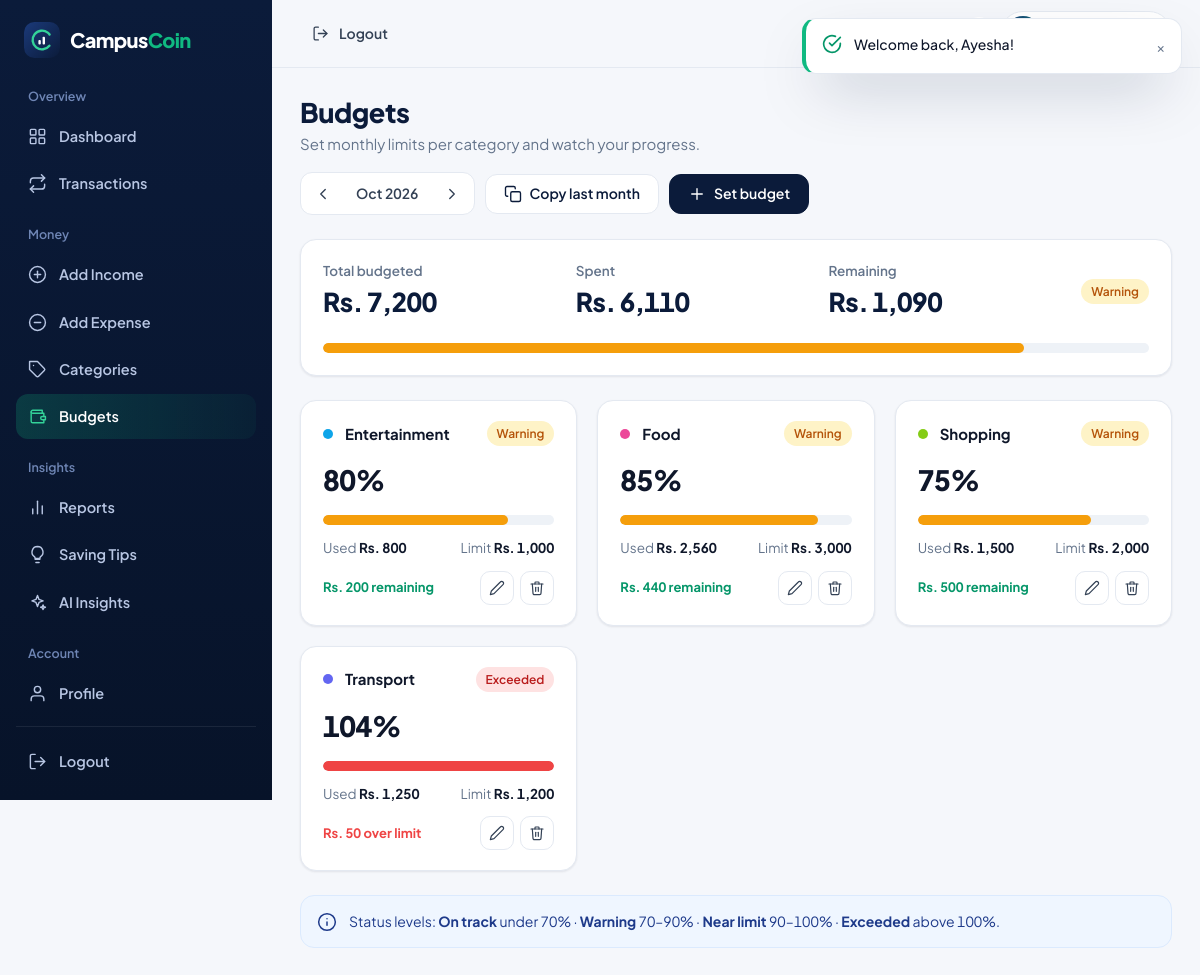
Page /student/budgets.php (signed in) on the committed database.
### tables this page shows
CREATE TABLE `budgets` (
    `id` INT UNSIGNED NOT NULL AUTO_INCREMENT,
    `user_id` INT UNSIGNED NOT NULL,
    `category_id` INT UNSIGNED NOT NULL,
    `month` CHAR(7) NOT NULL COMMENT 'YYYY-MM',
    `limit_amount` DECIMAL(12,2) NOT NULL,
    `created_at` DATETIME NOT NULL DEFAULT CURRENT_TIMESTAMP,
    PRIMARY KEY (`id`),
    UNIQUE KEY `uq_budget_user_cat_month` (`user_id`, `category_id`, `month`),
    KEY `idx_budgets_user_month` (`user_id`, `month`),
    CONSTRAINT `fk_budgets_user` FOREIGN KEY (`user_id`) REFERENCES `users` (`id`) ON DELETE CASCADE,
    CONSTRAINT `fk_budgets_category` FOREIGN KEY (`category_id`) REFERENCES `categories` (`id`) ON DELETE CASCADE
  );

CREATE TABLE `categories` (
    `id` INT UNSIGNED NOT NULL AUTO_INCREMENT,
    `name` VARCHAR(40) NOT NULL,
    `type` ENUM('income','expense') NOT NULL,
    `user_id` INT UNSIGNED NULL,
    `is_default` TINYINT(1) NOT NULL DEFAULT 0,
    `is_active` TINYINT(1) NOT NULL DEFAULT 1,
    `created_at` DATETIME NOT NULL DEFAULT CURRENT_TIMESTAMP,
    PRIMARY KEY (`id`),
    KEY `idx_categories_user` (`user_id`),
    KEY `idx_categories_type` (`type`, `is_default`, `is_active`),
    CONSTRAINT `fk_categories_user` FOREIGN KEY (`user_id`) REFERENCES `users` (`id`) ON DELETE CASCADE
  );

### includes/auth.php (called while the page is built, shortened)
<?php
require_once __DIR__ . '/functions.php';
require_once __DIR__ . '/../config/database.php';
function currentUser(bool $reload = false): ?array
{
    static $loaded = false, $user = null;
    if (!$loaded) {
        $user = null;
        if (!empty($_SESSION['uid'])) {
            $accountType = ($_SESSION['account_type'] ?? 'student') === 'admin' ? 'admin' : 'student';
            $row = $accountType === 'admin'
                ? dbRow("SELECT id, name, email, 'admin' AS role, NULL AS academic_year, 0 AS monthly_savings_goal,
                                status, NULL AS avatar, must_change_password, created_at
                         FROM admins WHERE id = ?", [(int) $_SESSION['uid']])
                : dbRow("SELECT id, name, email, 'student' AS role, academic_year, monthly_savings_goal,
                                status, avatar, must_change_password, created_at
                         FROM users WHERE id = ?", [(int) $_SESSION['uid']]);
            if ($row && $row['status'] === 'active') {
                $user = $row;
            }
        }
    }
    return $user;
}
function requireLogin(): array
{
    $u = currentUser();
    return $u;
}
function requireStudent(): array
{
    $u = requireLogin();
    return $u;
}

### config/database.php (called while the page is built, shortened)
<?php
function db(): PDO
{
    static $pdo = null;
    if ($pdo instanceof PDO) {
        return $pdo;
    }
    $host = env('DB_HOST', 'localhost');
    $port = env('DB_PORT', '3306');
    $name = env('DB_NAME', 'campuscoin');
    $user = env('DB_USER', 'root');
    $pass = env('DB_PASS', '');
    try {
        $pdo = new PDO(
            "mysql:host={$host};port={$port};dbname={$name};charset=utf8mb4",
            $user,
            $pass,
            [
                PDO::ATTR_ERRMODE            => PDO::ERRMODE_EXCEPTION,
                PDO::ATTR_DEFAULT_FETCH_MODE => PDO::FETCH_ASSOC,
                PDO::ATTR_EMULATE_PREPARES   => false,
            ]
        );
    } catch (PDOException $e) {
        error_log('CampusCoin DB connection failed: ' . $e->getMessage());
        renderErrorPage(
            500,
            'We can\'t reach the database',
            'CampusCoin could not connect to MySQL. Make sure MySQL is running in XAMPP and that the "campuscoin" database has been imported (see README.md).',
            'database',
            APP_DEBUG ? $e->getMessage() : null
        );
    }
    return $pdo;
}
function dbRun(string $sql, array $params = []): PDOStatement
{
    $st = db()->prepare($sql);
    $st->execute($params);
    return $st;
}
function dbAll(string $sql, array $params = []): array
{
    return dbRun($sql, $params)->fetchAll(PDO::FETCH_ASSOC);
}
function dbRow(string $sql, array $params = []): ?array
{
    $row = dbRun($sql, $params)->fetch(PDO::FETCH_ASSOC);
    return $row === false ? null : $row;
}

### student/budgets.php (the view, shortened to what this page needs)
<?php
require_once __DIR__ . '/../includes/auth.php';
$user = requireStudent();
$uid  = (int) $user['id'];
$ym = normalizeMonth(post('month') ?: query('month'));
$budgets = getBudgetUsage($uid, $ym);
$totalLimit = array_sum(array_column($budgets, 'limit_amount'));
$totalUsed  = array_sum(array_column($budgets, 'used'));
$overall    = budgetLevel($totalUsed, $totalLimit);
$prevYm = shiftMonth($ym, -1);
$nextYm = shiftMonth($ym, 1);
require __DIR__ . '/../includes/header.php';
pageHead('Budgets', 'Set monthly limits per category and watch your progress.',
    '<div class="month-nav"><a href="?month=' . e($prevYm) . '" aria-label="Previous month">' . icon('chevron-left', 18) . '</a><span>' . e(monthLabel($ym, true)) . '</span><a href="?month=' . e($nextYm) . '" aria-label="Next month">' . icon('chevron-right', 18) . '</a></div>'
    . '<form method="post" class="inline">' . csrfField() . '<input type="hidden" name="action" value="copy"><input type="hidden" name="month" value="' . e($ym) . '"><button type="submit" class="btn btn-outline">' . icon('copy', 18) . ' Copy last month</button></form>'
    . '<button type="button" class="btn btn-primary" data-modal-open="budgetModal">' . icon('plus', 18) . ' Set budget</button>');
?>
<?php if (!$budgets): ?>
    <section class="card"><?= emptyState('wallet', 'No budgets for ' . monthLabel($ym), 'Budgets make overspending visible before it happens. Start with the categories you spend on most.',
        '<button type="button" class="btn btn-primary" data-modal-open="budgetModal">Set your first budget</button>') ?></section>
<?php else: ?>
    <section class="card">
        <div class="card-body">
            <div class="row between wrap">
                <div><div class="stat-label">Total budgeted</div><div class="stat-value" <?= amountAttrs($totalLimit) ?>><?= e(money($totalLimit)) ?></div></div>
                <div><div class="stat-label">Spent</div><div class="stat-value amt-expense" <?= amountAttrs($totalUsed) ?>><?= e(money($totalUsed)) ?></div></div>
                <div><div class="stat-label"><?= $totalLimit - $totalUsed >= 0 ? 'Remaining' : 'Over budget' ?></div><div class="stat-value <?= $totalLimit - $totalUsed >= 0 ? 'amt-income' : 'amt-expense' ?>"><?= e(money(abs($totalLimit - $totalUsed))) ?></div></div>
                <div><?= levelBadge($overall) ?></div>
            </div>
            <div class="mt-3"><?= progressBar($overall) ?></div>
        </div>
    </section>
    <section class="grid grid-3">
        <?php foreach ($budgets as $b): $lv = $b['level']; ?>
            <article class="card budget-card">
                <div class="row between">
                    <div class="row"><span class="cat-dot" style="background:<?= e(categoryColor((int) $b['category_id'])) ?>;margin:0"></span><strong class="budget-name"><?= e($b['name']) ?></strong></div>
                    <?= levelBadge($lv) ?>
                </div>
                <div class="budget-pct"><?= (int) round($lv['pct']) ?>%</div>
                <?= progressBar($lv) ?>
                <div class="amounts"><span>Used <b><?= e(money($b['used'])) ?></b></span><span>Limit <b><?= e(money($b['limit_amount'])) ?></b></span></div>
                <div class="row between">
                    <span class="<?= $b['remaining'] >= 0 ? 'amt-income' : 'amt-expense' ?> text-sm"><?= $b['remaining'] >= 0 ? e(money($b['remaining'])) . ' remaining' : e(money(-$b['remaining'])) . ' over limit' ?></span>
                    <span class="actions">
                        <button type="button" class="icon-btn icon-action" aria-label="Edit budget for <?= e($b['name']) ?>" data-modal-open="budgetModal" data-fill-cat="<?= (int) $b['category_id'] ?>" data-fill-limit="<?= e(rtrim(rtrim(number_format($b['limit_amount'], 2, '.', ''), '0'), '.')) ?>"><?= icon('edit', 16) ?></button>
                        <form method="post" class="inline">
                            <button type="button" class="icon-btn icon-action danger" aria-label="Remove budget for <?= e($b['name']) ?>" data-confirm="Remove the <?= e($b['name']) ?> budget for <?= e(monthLabel($ym)) ?>?" data-confirm-title="Remove budget?" data-confirm-label="Remove"><?= icon('trash', 16) ?></button></form>
                    </span>
                </div>
            </article>
        <?php endforeach; ?>
    </section>
    <div class="alert alert-info"><?= icon('info', 20) ?><span>Status levels: <b>On track</b> under 70% · <b>Warning</b> 70–90% · <b>Near limit</b> 90–100% · <b>Exceeded</b> above 100%.</span></div>
<?php endif; ?>
<?php require __DIR__ . '/../includes/footer.php'; ?>

### includes/icons.php (shortened to what this page needs)
<?php
function icon(string $name, int $size = 20, string $class = ''): string
{
    $p = $paths[$name] ?? $paths['info'];
    return '<svg class="icon' . ($class !== '' ? ' ' . $class : '') . '" width="' . $size . '" height="' . $size
        . '" viewBox="0 0 24 24" fill="none" stroke="currentColor" stroke-width="1.8" stroke-linecap="round" stroke-linejoin="round" aria-hidden="true" focusable="false">'
        . $p . '</svg>';
}
function logoMark(int $size = 36): string
{
    return '<svg class="logo-mark" width="' . $size . '" height="' . $size . '" viewBox="0 0 48 48" aria-hidden="true" focusable="false">'
        . '<defs><linearGradient id="lgA" x1="0" y1="0" x2="1" y2="1"><stop offset="0" stop-color="#1B3A7A"/><stop offset="1" stop-color="#0B1B3A"/></linearGradient></defs>'
        . '<rect width="48" height="48" rx="14" fill="url(#lgA)"/>'
        . '<circle cx="24" cy="24" r="12.5" fill="none" stroke="#34D399" stroke-width="3.2" stroke-dasharray="62 20" stroke-linecap="round" transform="rotate(38 24 24)"/>'
        . '<rect x="19.2" y="24" width="3.2" height="6" rx="1.2" fill="#fff"/>'
        . '<rect x="24.8" y="19.5" width="3.2" height="10.5" rx="1.2" fill="#fff"/>'
        . '<rect x="30.4" y="22" width="0" height="0"/>'
        . '</svg>';
}
function logoFull(string $theme = 'dark', int $size = 36): string
{
    return '<span class="logo logo-' . e($theme) . '">' . logoMark($size)
        . '<span class="logo-word">Campus<span>Coin</span></span></span>';
}

### includes/functions.php (shortened to what this page needs)
<?php
require_once __DIR__ . '/icons.php';
function e($value): string
{
    return htmlspecialchars((string) $value, ENT_QUOTES | ENT_SUBSTITUTE, 'UTF-8');
}
function post(string $key, string $default = ''): string
{
    $v = $_POST[$key] ?? $default;
    return is_string($v) ? trim($v) : $default;
}
function query(string $key, string $default = ''): string
{
    $v = $_GET[$key] ?? $default;
    return is_string($v) ? trim($v) : $default;
}
function normalizeMonth(?string $m): string
{
    return ($m && preg_match('/^\d{4}-(0[1-9]|1[0-2])$/', $m)) ? $m : date('Y-m');
}
function monthBounds(string $ym): array
{
    $start = $ym . '-01';
    return [$start, date('Y-m-t', strtotime($start))];
}
function monthLabel(string $ym, bool $short = false): string
{
    return date($short ? 'M Y' : 'F Y', strtotime($ym . '-01'));
}
function money($amount, bool $signed = false): string
{
    $n   = (float) $amount;
    $abs = abs($n);
    $txt = (floor($abs) == $abs) ? number_format($abs, 0) : number_format($abs, 2);
    $sign = $n < 0 ? '-' : ($signed && $n > 0 ? '+' : '');
    return $sign . CURRENCY . ' ' . $txt;
}
function initials(string $name): string
{
    $parts = preg_split('/\s+/', trim($name)) ?: [];
    $out = '';
    foreach (array_slice($parts, 0, 2) as $p) {
        $out .= mb_strtoupper(mb_substr($p, 0, 1));
    }
    return $out !== '' ? $out : 'U';
}
function categoryColor(int $id): string
{
    static $palette = ['#10B981', '#3B82F6', '#F59E0B', '#8B5CF6', '#EF4444', '#14B8A6', '#EC4899', '#6366F1', '#F97316', '#0EA5E9', '#84CC16', '#64748B'];
    return $palette[$id % count($palette)];
}
function avatarHtml(array $user, int $size = 40): string
{
    $style = 'width:' . $size . 'px;height:' . $size . 'px;font-size:' . round($size * 0.38) . 'px';
    return '<span class="avatar" style="' . $style . '" aria-hidden="true">' . e(initials($user['name'] ?? 'U')) . '</span>';
}
function pageHead(string $title, string $subtitle = '', string $actionsHtml = ''): void
{
    echo '<div class="page-head"><div><h1>' . e($title) . '</h1>';
    if ($subtitle !== '') {
        echo '<p>' . e($subtitle) . '</p>';
    }
    echo '</div>';
    if ($actionsHtml !== '') {
        echo '<div class="page-actions">' . $actionsHtml . '</div>';
    }
    echo '</div>';
}
    ?>
    <?php
function budgetLevel(float $used, float $limit): array
{
    $pct = $limit > 0 ? ($used / $limit) * 100 : 0;
    if ($pct > 100) {
        [$key, $label] = ['over', 'Exceeded'];
    } elseif ($pct >= 90) {
        [$key, $label] = ['near', 'Near limit'];
    } elseif ($pct >= 70) {
        [$key, $label] = ['warn', 'Warning'];
    } else {
        [$key, $label] = ['ok', 'On track'];
    }
    return ['pct' => $pct, 'key' => $key, 'label' => $label];
}
function getBudgetUsage(int $userId, string $ym): array
{
    [$start, $end] = monthBounds($ym);
    $rows = dbAll(
        "SELECT b.id, b.category_id, b.limit_amount, c.name,
                COALESCE((SELECT SUM(t.amount) FROM transactions t
                          WHERE t.user_id = b.user_id AND t.category_id = b.category_id
                            AND t.type = 'expense' AND t.date BETWEEN ? AND ?), 0) AS used
         FROM budgets b JOIN categories c ON c.id = b.category_id
         WHERE b.user_id = ? AND b.month = ? ORDER BY c.name",
        [$start, $end, $userId, $ym]
    );
    foreach ($rows as &$r) {
        $r['limit_amount'] = (float) $r['limit_amount'];
        $r['used']         = (float) $r['used'];
        $r['remaining']    = $r['limit_amount'] - $r['used'];
    }
    return $rows;
}
function amountAttrs($n): string
{
    $n = (float) $n;
    $dec = (floor(abs($n)) == abs($n)) ? 0 : 2;
    return 'data-count="' . e(round($n, 2)) . '" data-prefix="' . e(CURRENCY . ' ') . '" data-decimals="' . $dec . '"';
}
function progressBar(array $level): string
{
    $pct = min(100, max(0, $level['pct']));
    return '<div class="progress is-' . e($level['key']) . '" role="progressbar" aria-valuemin="0" aria-valuemax="100" aria-valuenow="' . (int) round($pct)
        . '"><div class="progress-bar" data-width="' . e(round($pct, 1)) . '" style="width:0"></div></div>';
}
function levelBadge(array $level): string
{
    $tone = ['ok' => 'green', 'warn' => 'amber', 'near' => 'amber', 'over' => 'red'][$level['key']] ?? 'gray';
    return '<span class="badge ' . $tone . '">' . e($level['label']) . '</span>';
}

### rows in the picture
budgets: category.name "Entertainment", label "Warning", pct "80", used "Rs. 800", limit_amount "Rs. 1,000", remaining "Rs. 200", $size 16 (drawn)
budgets: category.name "Shopping", label "Warning", pct "75", used "Rs. 1,500", limit_amount "Rs. 2,000", remaining "Rs. 500", $size 16 (drawn)
budgets: category.name "Transport", label "Exceeded", pct "104", $pct 100 (drawn), used "Rs. 1,250", limit_amount "Rs. 1,200", remaining "Rs. 50", $size 16 (drawn)

### other values in the picture
$title "Overview"
$label "Dashboard"
$label "Transactions"
$title "Money"
$label "Add Income"
$label "Add Expense"
$label "Categories"
$label "Budgets"
$title "Insights"
$label "Reports"
$label "Saving Tips"
$label "AI Insights"
$title "Account"
$label "Profile"
$title "Budgets"
